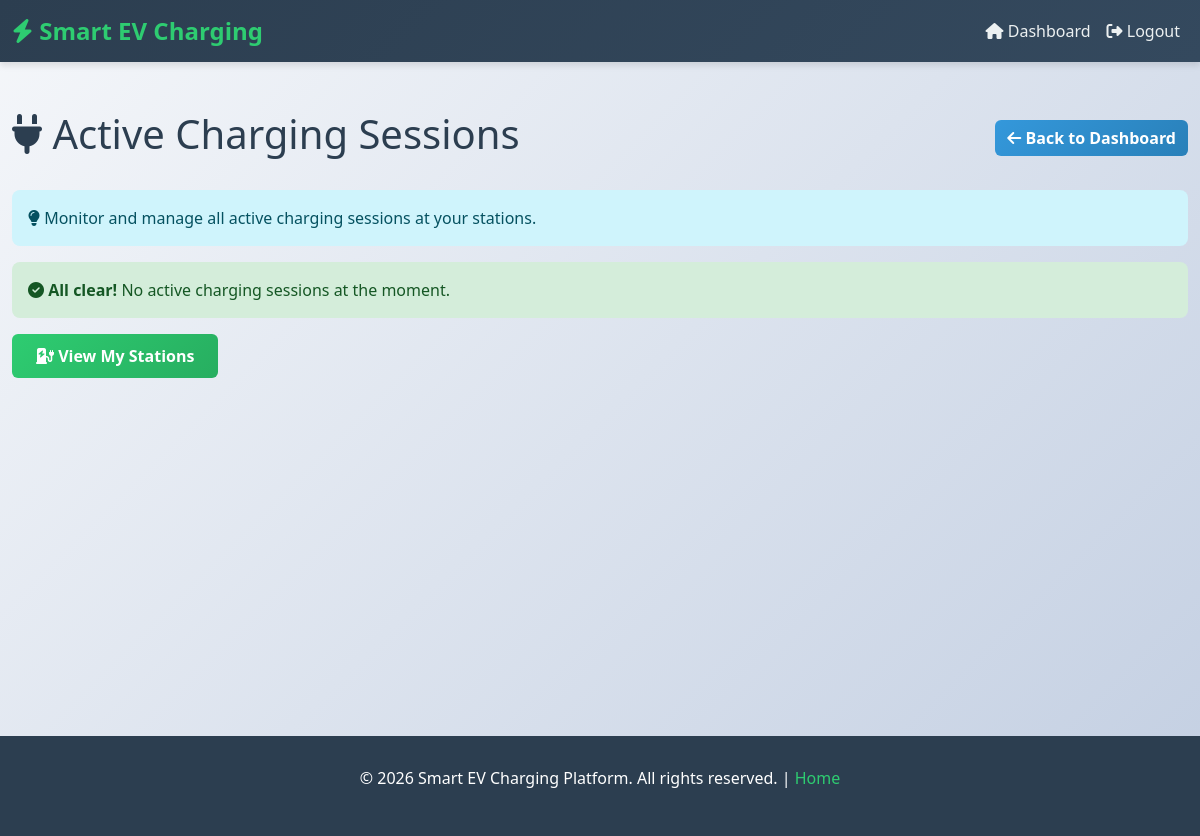
The page /owner/active-sessions (signed in) on the database as committed earlier.
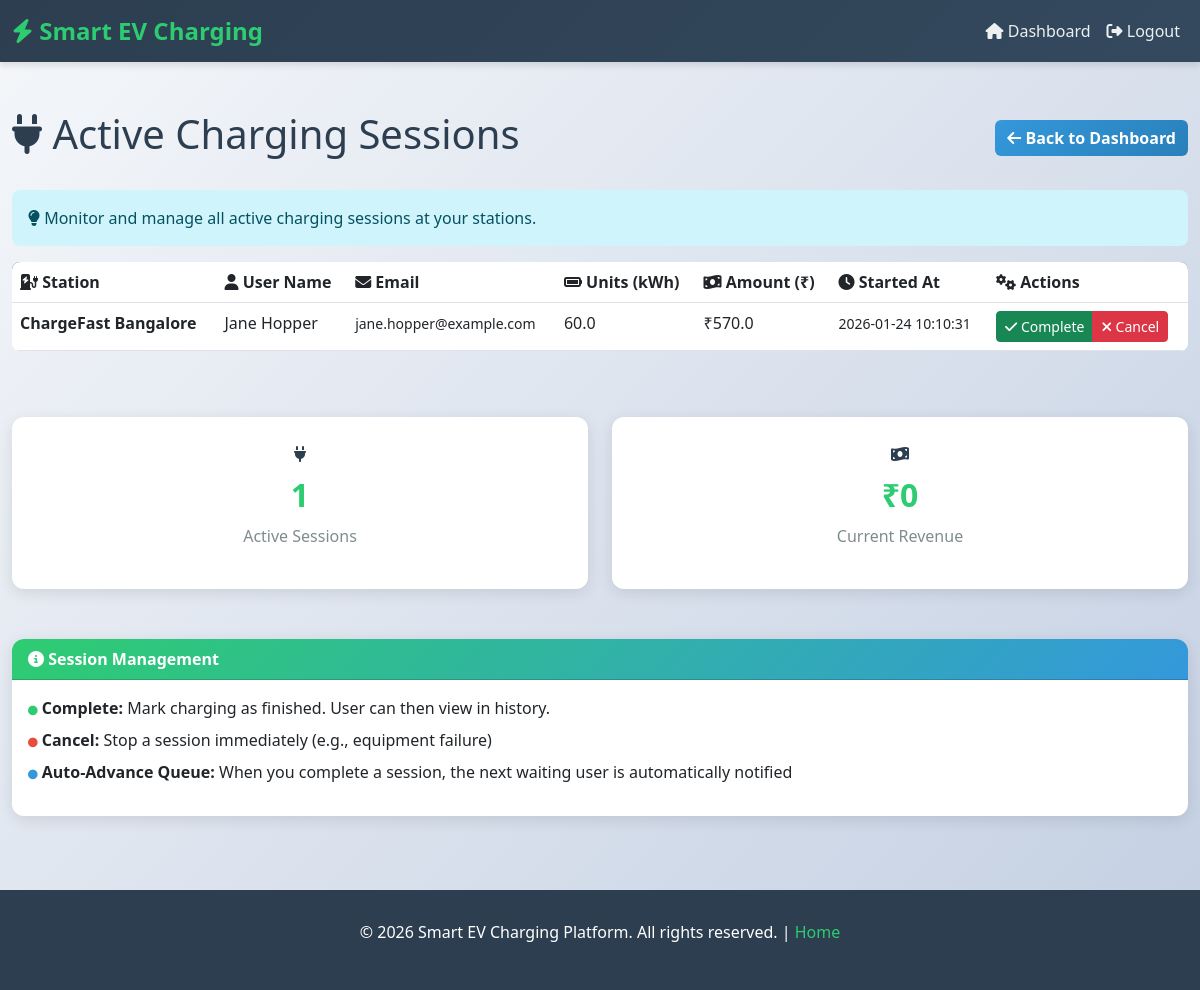
The same page on the database as committed later.
### tables this page shows
CREATE TABLE charging_sessions (
        id INTEGER PRIMARY KEY AUTOINCREMENT,
        user_id INTEGER,
        station_name TEXT,
        units REAL,
        amount REAL,
        tx_hash TEXT,
        status TEXT,
        started_at TIMESTAMP DEFAULT CURRENT_TIMESTAMP,
        completed_at TIMESTAMP,
        duration_minutes INTEGER
    );

CREATE TABLE users (
        id INTEGER PRIMARY KEY AUTOINCREMENT,
        name TEXT,
        email TEXT UNIQUE,
        password TEXT,
        role TEXT,
        blacklisted INTEGER DEFAULT 0
    );

### routes/station_routes.py (the view)
@station_bp.route("/owner/active-sessions")
def owner_active_sessions():
    if session.get("role") != "owner":
        return redirect("/login")
    conn = get_db()
    cur = conn.cursor()
    cur.execute("""
        SELECT id, name FROM stations WHERE owner_id=?
    """, (session.get("user_id"),))
    owner_stations = cur.fetchall()
    station_ids = [s[0] for s in owner_stations]
    if not station_ids:
        conn.close()
        return render_template("owner_active_sessions.html", sessions=[])
    placeholders = ','.join('?' * len(owner_stations))
    station_names = [s[1] for s in owner_stations]
    cur.execute(f"""
        SELECT cs.id, cs.user_id, cs.station_name, cs.units, cs.amount,
               cs.status, cs.started_at, u.name, u.email
        FROM charging_sessions cs
        JOIN users u ON cs.user_id = u.id
        WHERE cs.station_name IN ({placeholders})
        AND cs.status = 'Active'
        ORDER BY cs.started_at DESC
    """, station_names)
    sessions = cur.fetchall()
    conn.close()
    return render_template("owner_active_sessions.html", sessions=sessions)

### models/db.py (called while the page is built)
def get_db():
    return sqlite3.connect("database/ev.db")

### templates/owner_active_sessions.html (shortened to what this page needs)
{% extends "base.html" %}
{% block content %}
<div class="d-flex justify-content-between align-items-center mb-4">
    <h1><i class="fas fa-plug"></i> Active Charging Sessions</h1>
    <a href="/owner/dashboard" class="btn btn-secondary">
        <i class="fas fa-arrow-left"></i> Back to Dashboard
    </a>
</div>
<div class="alert alert-info">
    <i class="fas fa-lightbulb"></i> Monitor and manage all active charging sessions at your stations.
</div>
{% if sessions %}
<div class="table-responsive">
    <table class="table table-hover">
        <thead>
            <tr>
                <th><i class="fas fa-charging-station"></i> Station</th>
                <th><i class="fas fa-user"></i> User Name</th>
                <th><i class="fas fa-envelope"></i> Email</th>
                <th><i class="fas fa-battery-full"></i> Units (kWh)</th>
                <th><i class="fas fa-money-bill-wave"></i> Amount (₹)</th>
                <th><i class="fas fa-clock"></i> Started At</th>
                <th><i class="fas fa-cogs"></i> Actions</th>
            </tr>
        </thead>
        <tbody>
            {% for s in sessions %}
            <tr>
                <td><strong>{{ s[2] }}</strong></td>
                <td>{{ s[7] }}</td>
                <td><small>{{ s[8] }}</small></td>
                <td>{{ s[3] }}</td>
                <td>₹{{ s[4] }}</td>
                <td>
                    <small>{{ s[6][:19] }}</small>
                </td>
                <td>
                    <div class="btn-group btn-group-sm" role="group">
                        <button class="btn btn-success complete-btn" data-session-id="{{ s[0] }}">
                            <i class="fas fa-check"></i> Complete
                        </button>
                        <button class="btn btn-danger cancel-btn" data-session-id="{{ s[0] }}">
                            <i class="fas fa-times"></i> Cancel
                        </button>
                    </div>
                </td>
            </tr>
            {% endfor %}
        </tbody>
    </table>
</div>
<div class="mt-large">
    <div class="row">
        <div class="col-md-6">
            <div class="stat-box">
                <i class="fas fa-plug"></i>
                <h3>{{ sessions|length }}</h3>
                <p>Active Sessions</p>
            </div>
        </div>
        <div class="col-md-6">
            <div class="stat-box">
                <i class="fas fa-money-bill-wave"></i>
                {% set total_revenue = 0 %}
                {% for s in sessions %}
                    {% set total_revenue = total_revenue + s[4] %}
                {% endfor %}
                <h3>₹{{ total_revenue }}</h3>
                <p>Current Revenue</p>
            </div>
        </div>
    </div>
</div>
<div class="card mt-large">
    <div class="card-header">
        <i class="fas fa-info-circle"></i> Session Management
    </div>
    <div class="card-body">
        <ul class="list-unstyled">
            <li class="mb-2"><i class="fas fa-circle" style="color: #2ecc71; font-size: 0.6rem;"></i> <strong>Complete:</strong> Mark charging as finished. User can then view in history.</li>
            <li class="mb-2"><i class="fas fa-circle" style="color: #e74c3c; font-size: 0.6rem;"></i> <strong>Cancel:</strong> Stop a session immediately (e.g., equipment failure)</li>
            <li class="mb-2"><i class="fas fa-circle" style="color: #3498db; font-size: 0.6rem;"></i> <strong>Auto-Advance Queue:</strong> When you complete a session, the next waiting user is automatically notified</li>
        </ul>
    </div>
</div>
{% else %}
<div class="alert alert-success">
    <i class="fas fa-check-circle"></i> <strong>All clear!</strong> No active charging sessions at the moment.
</div>
<a href="/owner/stations" class="btn btn-primary">
    <i class="fas fa-charging-station"></i> View My Stations
</a>
{% endif %}
{% endblock %}

Rows that differ between the two databases and show on the page:
added charging_sessions: station_name "ChargeFast Bangalore", name "Jane Hopper", email "jane.hopper@example.com", units "60.0", amount "570.0", started_at "2026-01-24 10:10:31"
Other text that changed with them:
{{ sessions|length }}: (not shown) → "1"
{{ total_revenue }}: (not shown) → "0"
text no longer shown: "All clear! No active charging sessions at the moment. View My Stations"
text now shown: "Station User Name Email Units (kWh) Amount (₹) Started At Actions Active Sessions ₹ Current Revenue Session Management Complete: Mark charging as finished. User can then view in history. Cancel: Stop a session immediately (e.g., equipment failure) Auto-Advance Queue: When you complete a session, the next waiting user is automatically notified"
